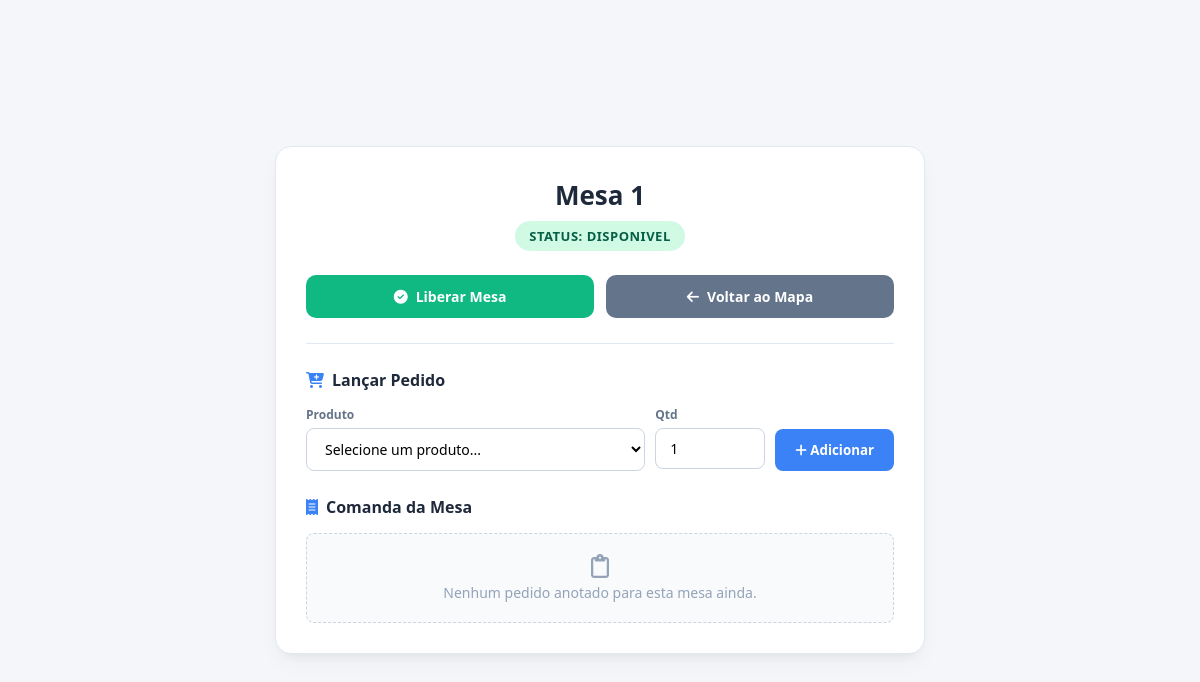
Before: /mesa/1 with the older database file.
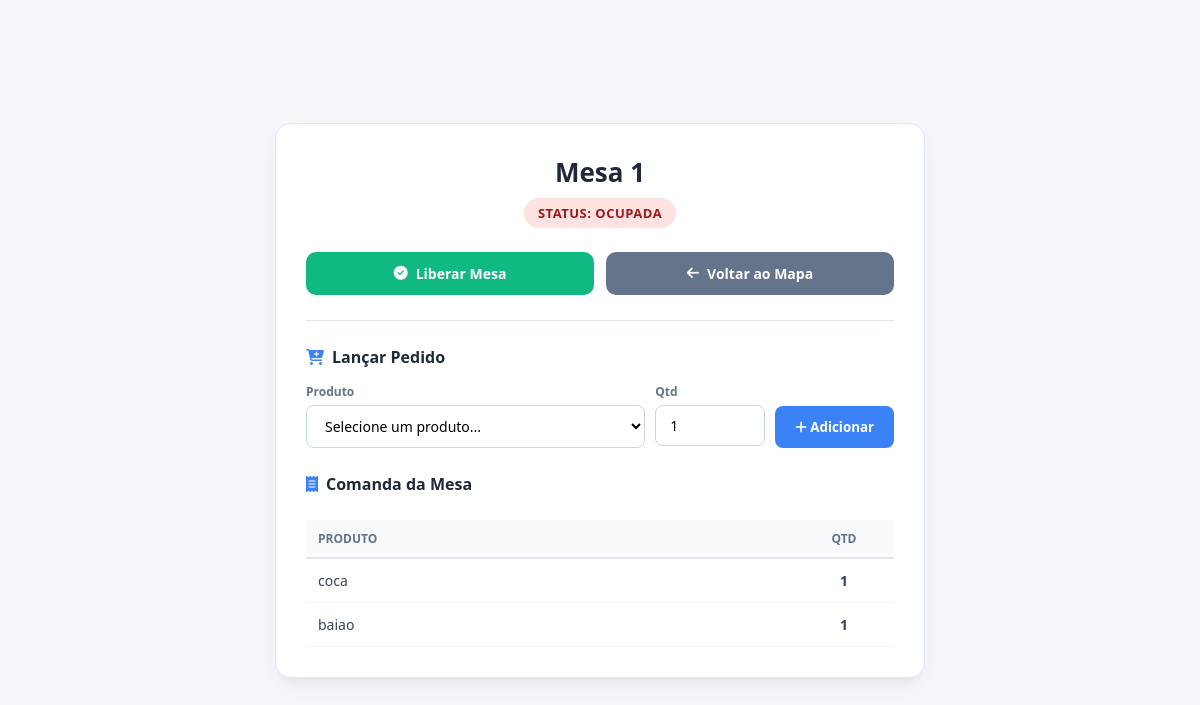
After: the same page with the newer database file.
### tables this page shows
CREATE TABLE mesas (
                            id INTEGER PRIMARY KEY AUTOINCREMENT, 
                            numero INTEGER, 
                            status TEXT, 
                            praca_id INTEGER);

CREATE TABLE pedidos (
                            id INTEGER PRIMARY KEY AUTOINCREMENT,
                            mesa_numero INTEGER NOT NULL,
                            produto TEXT NOT NULL,
                            quantidade INTEGER NOT NULL,
                            preco REAL DEFAULT 0);

### app.py (the view)
@app.route("/mesa/<int:numero_mesa>")
@app.route("/ver_mesa/<int:numero_mesa>")
def ver_mesa(numero_mesa):
    conexao = conectar_db()
    cursor = conexao.cursor()
    cursor.execute(
        "SELECT numero, status FROM mesas WHERE numero = ?", (numero_mesa,)
    )
    mesa_atual = cursor.fetchone()
    cursor.execute(
        "SELECT produto, quantidade FROM pedidos WHERE mesa_numero = ?",
        (numero_mesa,),
    )
    pedidos_da_mesa = cursor.fetchall()
    try:
        cursor.execute("SELECT nome, categoria FROM estoque WHERE quantidade > 0")
    except sqlite3.OperationalError:
        cursor.execute("SELECT nome, 'Cardápio Geral' as categoria FROM estoque WHERE quantidade > 0")
    produtos_brutos = cursor.fetchall()
    conexao.close()
    produtos_agrupados = {}
    for produto in produtos_brutos:
        nome_produto = produto[0]
        categoria = produto[1]
        if categoria not in produtos_agrupados:
            produtos_agrupados[categoria] = []
        produtos_agrupados[categoria].append({"nome": nome_produto})
    return render_template(
        'mesa.html',
        mesa=mesa_atual,
        pedidos=pedidos_da_mesa,
        produtos_por_categoria=produtos_agrupados
    )

### app.py (called while the page is built)
def conectar_db():
    return sqlite3.connect("restaurante.db")

### templates/mesa.html (shortened to what this page needs)
<!DOCTYPE html>
<html lang="pt-BR">
<head>
    <link rel="stylesheet" href="https://cdnjs.cloudflare.com/ajax/libs/font-awesome/6.4.0/css/all.min.css">
</head>
<body>
    <div class="card-container">
        <div class="header-mesa">
            <h1>Mesa {{ mesa[0] }}</h1>
            <span class="badge-status {% if mesa[1]|lower == 'ocupada' %}ocupada{% else %}disponivel{% endif %}">
                Status: {{ mesa[1] }}
            </span>
        </div>
        <div class="acoes-topo">
            <a href="/liberar_mesa/{{ mesa[0] }}?origem=vendas" class="btn btn-liberar">
                <i class="fa-solid fa-check-circle"></i> Liberar Mesa
            </a>
            <a href="/vendas" class="btn btn-voltar">
                <i class="fa-solid fa-arrow-left"></i> Voltar ao Mapa
            </a>
        </div>
        <div class="divisor"></div>
        <div class="secao-titulo">
            <i class="fa-solid fa-cart-plus" style="color: #3b82f6;"></i> Lançar Pedido
        </div>
        <form action="/adicionar_pedido/{{ mesa[0] }}" method="POST" class="form-pedido">
            <div class="grupo-input">
                <label for="produto">Produto</label>
                <select id="produto" name="produto" required>
                    <option value="" disabled selected>Selecione um produto...</option>
                </select>
            </div>
            <div class="grupo-input">
                <label for="quantidade">Qtd</label>
                <input type="number" id="quantidade" name="quantidade" value="1" min="1" required>
            </div>
            <button type="submit" class="btn-adicionar">
                <i class="fa-solid fa-plus"></i> Adicionar
            </button>
        </form>
        <div class="secao-titulo" style="margin-top: 25px;">
            <i class="fa-solid fa-receipt" style="color: #3b82f6;"></i> Comanda da Mesa
        </div>
        {% if pedidos %}
            <div style="overflow-x: auto;">
                <table class="tabela-pedidos">
                    <thead>
                        <tr>
                            <th>Produto</th>
                            <th style="text-align: center; width: 100px;">Qtd</th>
                        </tr>
                    </thead>
                    <tbody>
                        {% for pedido in pedidos %}
                            <tr>
                                <td>{{ pedido[0] }}</td>
                                <td style="text-align: center; font-weight: bold;">{{ pedido[1] }}</td>
                            </tr>
                        {% endfor %}
                    </tbody>
                </table>
            </div>
        {% else %}
            <div class="sem-pedidos">
                <i class="fa-regular fa-clipboard" style="font-size: 24px; margin-bottom: 5px; display: block;"></i>
                Nenhum pedido anotado para esta mesa ainda.
            </div>
        {% endif %}
    </div>
</body>
</html>

### templates/mesa.html (style rules this page uses)
* { margin: 0; padding: 0; box-sizing: border-box; font-family: 'Segoe UI', Arial, sans-serif; }
body { background-color: #f4f6f9; color: #334155; display: flex; justify-content: center; align-items: center; min-height: 100vh; padding: 20px; }
.card-container { background: #ffffff; width: 100%; max-width: 650px; border-radius: 16px; box-shadow: 0 10px 25px -5px rgba(0, 0, 0, 0.05), 0 8px 10px -6px rgba(0, 0, 0, 0.05); padding: 30px; border: 1px solid #e2e8f0; }
.header-mesa { text-align: center; margin-bottom: 24px; }
.header-mesa h1 { font-size: 26px; color: #1e293b; font-weight: 700; margin-bottom: 8px; }
.badge-status { display: inline-block; padding: 6px 14px; border-radius: 20px; font-size: 13px; font-weight: 600; text-transform: uppercase; letter-spacing: 0.5px; }
.badge-status.ocupada { background-color: #fee2e2; color: #991b1b; }
.acoes-topo { display: flex; gap: 12px; margin-bottom: 25px; }
.btn { flex: 1; padding: 12px 16px; border-radius: 10px; font-size: 14px; font-weight: 600; border: none; cursor: pointer; display: flex; align-items: center; justify-content: center; gap: 8px; text-decoration: none; transition: all 0.2s ease; }
.btn-liberar { background-color: #10b981; color: white; }
.btn-voltar { background-color: #64748b; color: white; }
.divisor { height: 1px; background-color: #e2e8f0; margin: 25px 0; }
.secao-titulo { font-size: 16px; font-weight: 700; color: #1e293b; margin-bottom: 15px; display: flex; align-items: center; gap: 8px; }
.form-pedido { display: grid; grid-template-columns: 1fr 110px auto; gap: 10px; margin-bottom: 25px; }
.grupo-input { display: flex; flex-direction: column; }
.grupo-input label { font-size: 12px; font-weight: 600; color: #64748b; margin-bottom: 5px; }
.grupo-input input, .grupo-input select { padding: 10px 14px; border: 1px solid #cbd5e1; border-radius: 8px; font-size: 14px; outline: none; transition: border-color 0.2s; background-color: white; }
.btn-adicionar { background-color: #3b82f6; color: white; align-self: flex-end; height: 42px; padding: 0 20px; border-radius: 8px; font-weight: 600; border: none; cursor: pointer; transition: background 0.2s; }
.tabela-pedidos { width: 100%; border-collapse: collapse; margin-top: 10px; }
.tabela-pedidos th { background-color: #f8fafc; color: #64748b; font-size: 12px; font-weight: 700; text-transform: uppercase; padding: 10px 12px; text-align: left; border-bottom: 2px solid #e2e8f0; }
.tabela-pedidos td { padding: 12px; font-size: 14px; border-bottom: 1px solid #f1f5f9; color: #334155; }

Changed rows visible on the page:
changed mesas: status "DISPONIVEL" → "OCUPADA"
added pedidos: produto "coca", quantidade "1"
added pedidos: produto "baiao", quantidade "1"
Other visible differences:
text no longer shown: "Nenhum pedido anotado para esta mesa ainda."
text now shown: "PRODUTO QTD"
